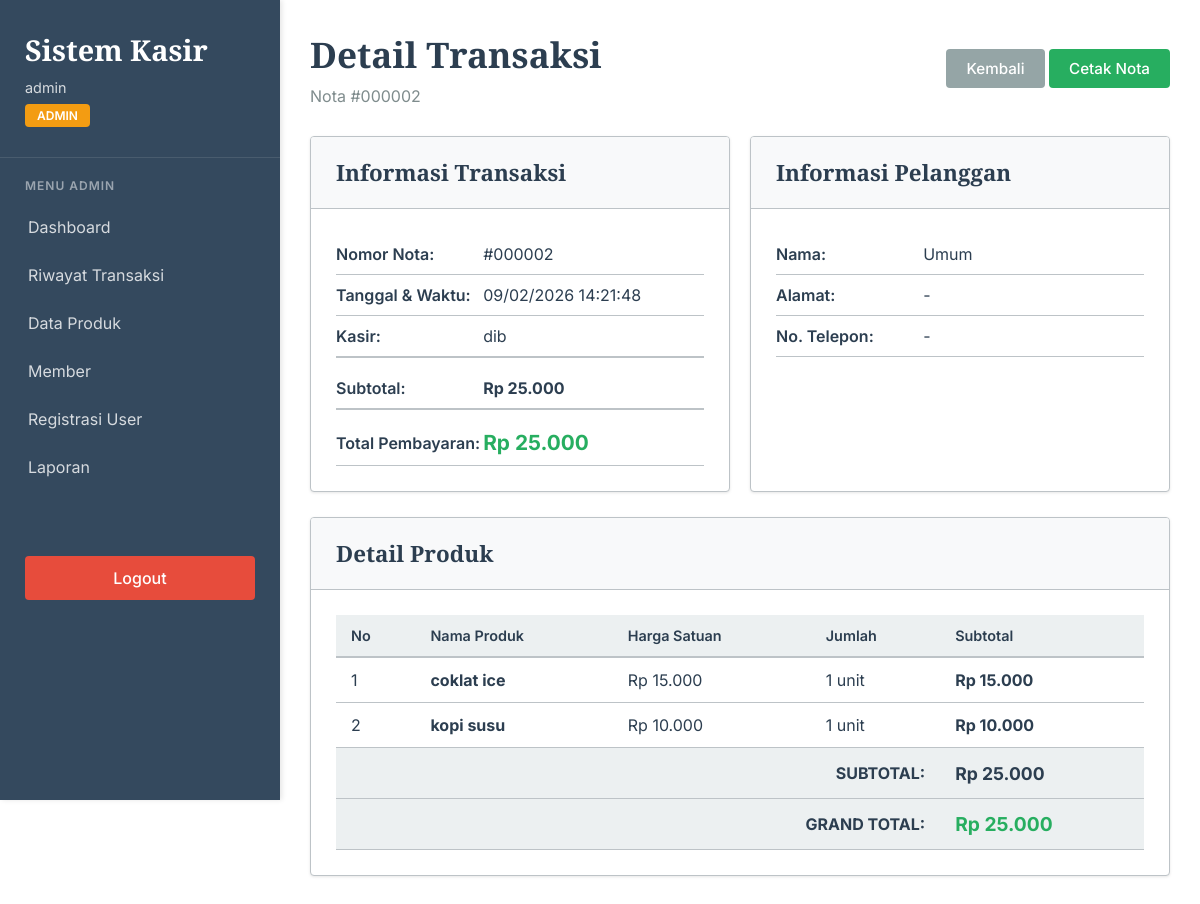
The page /components/detail_transaksi.php?id=2 (signed in) on the database its author committed.
### tables this page shows
CREATE TABLE `penjualan` (
  `PenjualanID` int(11) NOT NULL,
  `TanggalPenjualan` datetime NOT NULL DEFAULT current_timestamp(),
  `TotalHarga` decimal(10,2) NOT NULL,
  `Diskon` decimal(10,2) DEFAULT 0.00,
  `TotalBayar` decimal(10,2) NOT NULL,
  `PelangganID` int(11) NOT NULL,
  `UserID` int(11) NOT NULL
);

CREATE TABLE `user` (
  `UserID` int(11) NOT NULL,
  `Username` varchar(255) NOT NULL,
  `Password` varchar(255) NOT NULL,
  `Role` enum('admin','petugas') NOT NULL DEFAULT 'petugas',
  `created_at` timestamp NOT NULL DEFAULT current_timestamp()
);

CREATE TABLE `pelanggan` (
  `PelangganID` int(11) NOT NULL,
  `NamaPelanggan` varchar(255) NOT NULL,
  `KodeMember` varchar(20) DEFAULT NULL,
  `Alamat` text DEFAULT NULL,
  `NomorTelepon` varchar(15) DEFAULT NULL,
  `created_at` timestamp NOT NULL DEFAULT current_timestamp()
);

CREATE TABLE `detailpenjualan` (
  `DetailID` int(11) NOT NULL,
  `PenjualanID` int(11) NOT NULL,
  `ProdukID` int(11) NOT NULL,
  `JumlahProduk` int(11) NOT NULL,
  `Subtotal` decimal(10,2) NOT NULL
);

CREATE TABLE `produk` (
  `ProdukID` int(11) NOT NULL,
  `NamaProduk` varchar(255) NOT NULL,
  `Harga` decimal(10,2) NOT NULL,
  `Stok` int(11) NOT NULL DEFAULT 0,
  `created_at` timestamp NOT NULL DEFAULT current_timestamp()
);

### config/config.php (called while the page is built, shortened)
<?php
function query($conn, $sql) {
    return mysqli_query($conn, $sql);
}
function fetchArray($result) {
    return mysqli_fetch_assoc($result);
}
?>

### components/detail_transaksi.php (the view, shortened to what this page needs)
<?php
require_once INCLUDES_PATH . 'header.php';
$conn = getConnection();
$id = intval($_GET['id'] ?? 0);
$transaksi = fetchArray(query($conn, "SELECT p.*, pl.NamaPelanggan, pl.KodeMember, pl.Alamat, pl.NomorTelepon, u.Username
                                        FROM penjualan p
                                        JOIN pelanggan pl ON p.PelangganID = pl.PelangganID
                                        JOIN user u ON p.UserID = u.UserID
                                        WHERE p.PenjualanID = $id"));
$detailList = query($conn, "SELECT dp.*, pr.NamaProduk
                             FROM detailpenjualan dp
                             JOIN produk pr ON dp.ProdukID = pr.ProdukID
                             WHERE dp.PenjualanID = $id");
?>
<div class="page-header">
    <div style="display: flex; justify-content: space-between; align-items: center; width: 100%;">
        <div>
            <h2>Detail Transaksi</h2>
            <p>Nota #<?php echo str_pad($id, 6, '0', STR_PAD_LEFT); ?></p>
        </div>
        <div>
            <a href="../pages/admin/penjualan.php" class="btn btn-secondary">Kembali</a>
            <a href="../print/preview_nota.php?id=<?php echo $id; ?>&from=detail" class="btn btn-success">Cetak Nota</a>
        </div>
    </div>
</div>
<div style="display: grid; grid-template-columns: 1fr 1fr; gap: 20px;">
    <div class="card">
        <div class="card-header">
            <h3>Informasi Transaksi</h3>
        </div>
        <div class="card-body">
            <table style="width: 100%;">
                <tr>
                    <td style="padding: 10px 0; font-weight: 600; width: 40%;">Nomor Nota:</td>
                    <td style="padding: 10px 0;">#<?php echo str_pad($id, 6, '0', STR_PAD_LEFT); ?></td>
                </tr>
                <tr>
                    <td style="padding: 10px 0; font-weight: 600;">Tanggal & Waktu:</td>
                    <td style="padding: 10px 0;"><?php echo date('d/m/Y H:i:s', strtotime($transaksi['TanggalPenjualan'])); ?></td>
                </tr>
                <tr>
                    <td style="padding: 10px 0; font-weight: 600;">Kasir:</td>
                    <td style="padding: 10px 0;"><?php echo htmlspecialchars($transaksi['Username']); ?></td>
                </tr>
                <tr>
                    <td style="padding: 10px 0; font-weight: 600; border-top: 2px solid var(--border); padding-top: 20px;">Subtotal:</td>
                    <td style="padding: 10px 0; border-top: 2px solid var(--border); padding-top: 20px;">
                        <strong>Rp <?php echo number_format($transaksi['TotalHarga'], 0, ',', '.'); ?></strong>
                    </td>
                </tr>
                <tr>
                    <td style="padding: 10px 0; font-weight: 600; border-top: 2px solid var(--border); padding-top: 20px;">Total Pembayaran:</td>
                    <td style="padding: 10px 0; border-top: 2px solid var(--border); padding-top: 20px;">
                        <strong style="font-size: 1.3em; color: var(--success);">
                            Rp <?php echo number_format($transaksi['TotalBayar'], 0, ',', '.'); ?>
                        </strong>
                    </td>
                </tr>
            </table>
        </div>
    </div>
    <div class="card">
        <div class="card-header">
            <h3>Informasi Pelanggan</h3>
        </div>
        <div class="card-body">
            <table style="width: 100%;">
                <tr>
                    <td style="padding: 10px 0; font-weight: 600; width: 40%;">Nama:</td>
                    <td style="padding: 10px 0;"><?php echo htmlspecialchars($transaksi['NamaPelanggan']); ?></td>
                </tr>
                <tr>
                    <td style="padding: 10px 0; font-weight: 600;">Alamat:</td>
                    <td style="padding: 10px 0;"><?php echo htmlspecialchars($transaksi['Alamat']); ?></td>
                </tr>
                <tr>
                    <td style="padding: 10px 0; font-weight: 600;">No. Telepon:</td>
                    <td style="padding: 10px 0;"><?php echo htmlspecialchars($transaksi['NomorTelepon']); ?></td>
                </tr>
            </table>
        </div>
    </div>
</div>
<div class="card">
    <div class="card-header">
        <h3>Detail Produk</h3>
    </div>
    <div class="card-body">
        <div class="table-responsive">
            <table>
                <thead>
                    <tr>
                        <th>No</th>
                        <th>Nama Produk</th>
                        <th>Harga Satuan</th>
                        <th>Jumlah</th>
                        <th>Subtotal</th>
                    </tr>
                </thead>
                <tbody>
                    <?php
                    $no = 1;
                    while ($detail = fetchArray($detailList)):
                    ?>
                        <tr>
                            <td><?php echo $no++; ?></td>
                            <td><strong><?php echo htmlspecialchars($detail['NamaProduk']); ?></strong></td>
                            <td>Rp <?php echo number_format($detail['Subtotal'] / $detail['JumlahProduk'], 0, ',', '.'); ?></td>
                            <td><?php echo $detail['JumlahProduk']; ?> unit</td>
                            <td><strong>Rp <?php echo number_format($detail['Subtotal'], 0, ',', '.'); ?></strong></td>
                        </tr>
                    <?php endwhile; ?>
                    <tr style="background: var(--light-bg); font-weight: 700;">
                        <td colspan="4" style="text-align: right; padding: 15px;">SUBTOTAL:</td>
                        <td style="font-size: 1.1em;">
                            Rp <?php echo number_format($transaksi['TotalHarga'], 0, ',', '.'); ?>
                        </td>
                    </tr>
                    <tr style="background: var(--light-bg); font-weight: 700;">
                        <td colspan="4" style="text-align: right; padding: 15px;">GRAND TOTAL:</td>
                        <td style="font-size: 1.2em; color: var(--success);">
                            Rp <?php echo number_format($transaksi['TotalBayar'], 0, ',', '.'); ?>
                        </td>
                    </tr>
                </tbody>
            </table>
        </div>
    </div>
</div>
<?php
require_once INCLUDES_PATH . 'footer.php';
?>

### includes/header.php (style rules this page uses)
* { margin: 0; padding: 0; box-sizing: border-box; }
:root { --primary: #2c3e50; --secondary: #3498db; --accent: #e74c3c; --danger: #e74c3c; --warning: #f39c12; --info: #3498db; --light-bg: #ecf0f1; --border: #bdc3c7; --text-dark: #2c3e50; --text-light: #7f8c8d; --success: #27ae60; --sidebar-bg: #34495e; }
body { font-family: 'Inter', sans-serif; background: #ffffff; color: var(--text-dark); }
.page-header { margin-bottom: 30px; }
.page-header h2 { font-family: 'Crimson Pro', serif; font-size: 2.2em; color: var(--primary); margin-bottom: 8px; }
.page-header p { color: var(--text-light); font-size: 1em; }
.card { background: white; border-radius: 4px; box-shadow: 0 1px 3px rgba(0, 0, 0, 0.1); margin-bottom: 25px; overflow: hidden; border: 1px solid var(--border); }
.card-header { padding: 20px 25px; border-bottom: 1px solid var(--border); display: flex; justify-content: space-between; align-items: center; background: #f8f9fa; }
.card-header h3 { font-family: 'Crimson Pro', serif; font-size: 1.4em; color: var(--primary); }
.card-body { padding: 25px; }
.btn { padding: 10px 20px; border: none; border-radius: 4px; font-size: 0.95em; font-weight: 500; cursor: pointer; transition: all 0.3s ease; text-decoration: none; display: inline-flex; align-items: center; gap: 8px; font-family: 'Inter', sans-serif; }
.btn-success { background: var(--success); color: white; }
.btn-secondary { background: #95a5a6; color: white; }
.table-responsive { overflow-x: auto; }
table { width: 100%; border-collapse: collapse; }
table th { background: var(--light-bg); padding: 12px 15px; text-align: left; font-weight: 600; font-size: 0.9em; color: var(--text-dark); border-bottom: 2px solid var(--border); }
table td { padding: 12px 15px; border-bottom: 1px solid var(--border); }

### rows shown on the page
penjualan: TanggalPenjualan "09/02/2026 14:21:48", UserID.Username "dib", TotalHarga "25.000", TotalBayar "25.000", PelangganID.NamaPelanggan "Umum", PelangganID.Alamat "-", PelangganID.NomorTelepon "-"
detailpenjualan: ProdukID.NamaProduk "coklat ice", $detail['Subtotal'] / $detail['JumlahProduk'] "15.000", JumlahProduk "1", Subtotal "15.000"
detailpenjualan: ProdukID.NamaProduk "kopi susu", $detail['Subtotal'] / $detail['JumlahProduk'] "10.000", JumlahProduk "1", Subtotal "10.000"

### other values the page prints
$userInfo['username'] "admin"
$userInfo['role'] "ADMIN"
str_pad($id, 6, '0', STR_PAD_LEFT) "000002"
